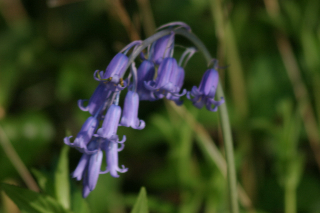
#> input picture Data/Images/10_11_s.bmp, 320 x 213 px
$ python -i ColorQuantization.py   (imports and definitions only)
#> lines starting #> are read from the running program, lines starting #| are printed output that depends on the picture
#> further down, picture is the input picture: shape (213, 320, 3); mean B, G, R 36.7, 66.6, 55.2
import cv2
import numpy as np
import pandas as pd


def kmeans_trans(img, K=10, attempts=10, epsilon=0.1, max_iter=10, lab=False):
    '''
    img: cv2.imread('path')
    '''
#> called with K = 10, attempts = 5, epsilon = 0.0005, max_iter = 200, lab = True
    if lab is True:
        img = cv2.cvtColor(img, cv2.COLOR_BGR2LAB)
#> img: shape (213, 320, 3); mean of channels 0, 1, 2 67.2, 118.4, 143.9
    Z = np.float32(img.reshape((-1, 3)))

    criteria = (cv2.TERM_CRITERIA_EPS + cv2.TERM_CRITERIA_MAX_ITER, max_iter, epsilon)
    K = K
    attempts = attempts
    ret, label, center = cv2.kmeans(Z, K , None, criteria, attempts, cv2.KMEANS_RANDOM_CENTERS)
#> ret = 7879827.1; center = [[55.08, 113.7, 150.4], [58.36, 138.7, 106.5], [74.81, 113, 154.9], [170.3, 143.9, 101.7], [37.26, 116.6, 144.3], [127.1, 114.3, 159.6], [96.98, 110.6, 160.2], [132.1, 145.5, 99.95], [95.09, 141.1, 104.4], [20.15, 120.8, 136.8]]

    center = np.uint8(center)
#> center = [[55, 113, 150], [58, 138, 106], [74, 113, 154], [170, 143, 101], [37, 116, 144], [127, 114, 159], [96, 110, 160], [132, 145, 99], [95, 141, 104], [20, 120, 136]]
    res = center[label.flatten()]
    res = res.reshape((img.shape))
#> res: shape (213, 320, 3); mean of channels 0, 1, 2 66.8, 117.9, 143.4
    if lab is True:
        res = cv2.cvtColor(res, cv2.COLOR_LAB2BGR)
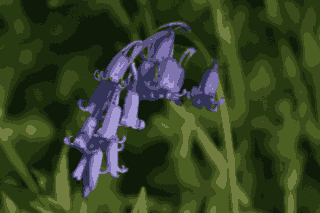
#> res: shape (213, 320, 3); mean B, G, R 37.9, 66.7, 54.1
    return res, label

def proportion_list(label):
    """
    input: a label list of an image after kmeans transformation
    return: a sorted color proportion list
    """
    return (np.sort(np.round(np.unique(label, return_counts=True)[1]/len(label), decimals=3))*100)[::-1]

def get_proportion_vector(img, K=10, attempts=5, epsilon=0.0005, max_iter=200, lab=True):
    res, label = kmeans_trans(img, K, attempts, epsilon, max_iter, lab)
    return proportion_list(label)

>>> import cv2
>>> picture = cv2.imread('../Data/Images/10_11_s.bmp')
>>> result = get_proportion_vector(picture)
#> result = [21.5, 17.4, 16.4, 13.6, 12.2, 5.3, 4, 4, 3.6, 1.9]

$ run again, on Data/Images/10_16_s.bmp
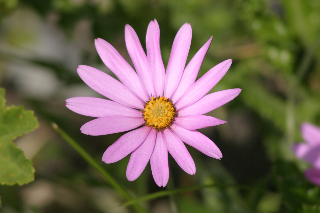
#> input picture Data/Images/10_16_s.bmp, 320 x 213 px
#> picture is the input picture: shape (213, 320, 3); mean B, G, R 81.7, 99.8, 110.9
#> img: shape (213, 320, 3); mean of channels 0, 1, 2 108, 128.9, 140.8
#> in kmeans_trans, `ret, label, center = cv2.kmeans(Z, K , None, criteria, attempts, cv2.K..`: ret = 10210411.2; center = [[116.8, 157, 114.8], [75.31, 120.9, 147.8], [52.04, 119.2, 145.6], [29.81, 122.4, 137.9], [118.9, 112.2, 165.6], [211.4, 158.7, 109.2], [174.2, 142.4, 190.6], [97.87, 118.1, 153.6], [182.1, 164.4, 107.1], [130.6, 126.9, 140.4]]
#> in kmeans_trans, `center = np.uint8(center)`: center = [[116, 156, 114], [75, 120, 147], [52, 119, 145], [29, 122, 137], [118, 112, 165], [211, 158, 109], [174, 142, 190], [97, 118, 153], [182, 164, 107], [130, 126, 140]]
#> in kmeans_trans, `res = cv2.cvtColor(res, cv2.COLOR_LAB2BGR)`:
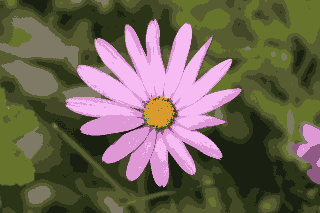
#> res: shape (213, 320, 3); mean B, G, R 82.6, 99.7, 109.6
#> result = [16.7, 16.1, 15.2, 12.3, 11.6, 9.3, 8.6, 7.5, 1.6, 1]

$ run again, on Data/Images/10_28_s.bmp
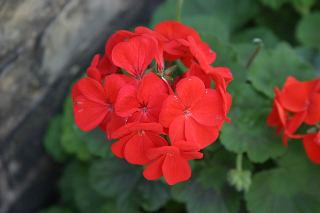
#> input picture Data/Images/10_28_s.bmp, 320 x 213 px
#> picture is the input picture: shape (213, 320, 3); mean B, G, R 55.8, 68.1, 105.5
#> img: shape (213, 320, 3); mean of channels 0, 1, 2 92, 138.9, 146.5
#> in kmeans_trans, `ret, label, center = cv2.kmeans(Z, K , None, criteria, attempts, cv2.K..`: ret = 8953903.6; center = [[57.76, 119.1, 134.4], [30.88, 122.1, 132], [138.7, 197.6, 170.8], [79.96, 110.3, 142.6], [90.62, 126.7, 128.6], [106.5, 106.9, 144.1], [121.8, 194.2, 173.1], [101.8, 187.2, 170.7], [78.46, 168.1, 158.6], [130.6, 126.1, 130.6]]
#> in kmeans_trans, `center = np.uint8(center)`: center = [[57, 119, 134], [30, 122, 131], [138, 197, 170], [79, 110, 142], [90, 126, 128], [106, 106, 144], [121, 194, 173], [101, 187, 170], [78, 168, 158], [130, 126, 130]]
#> in kmeans_trans, `res = cv2.cvtColor(res, cv2.COLOR_LAB2BGR)`:
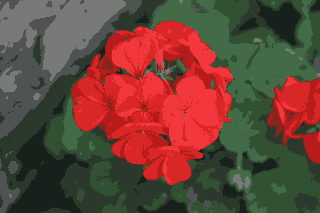
#> res: shape (213, 320, 3); mean B, G, R 56, 68, 104.2
#> result = [17.7, 15.5, 12.5, 12, 9.2, 8.5, 8.4, 8.2, 6, 1.9]

$ run again, on Data/Images/12_14_s.bmp
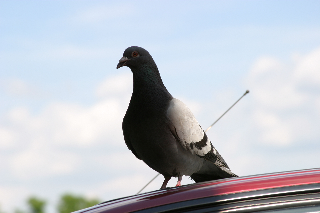
#> input picture Data/Images/12_14_s.bmp, 320 x 213 px
#> picture is the input picture: shape (213, 320, 3); mean B, G, R 203.2, 195, 190.3
#> img: shape (213, 320, 3); mean of channels 0, 1, 2 197.9, 128.3, 123.6
#> in kmeans_trans, `ret, label, center = cv2.kmeans(Z, K , None, criteria, attempts, cv2.K..`: ret = 3788257.3; center = [[44.42, 129, 128.3], [71.05, 135.3, 127], [114.4, 127.2, 133.4], [240.6, 128.7, 127.7], [15, 127.8, 129.9], [226, 126, 115.3], [231.8, 127.2, 122.5], [191.7, 131, 130.6], [151.4, 127.3, 133.6], [133.8, 171, 142.1]]
#> in kmeans_trans, `center = np.uint8(center)`: center = [[44, 128, 128], [71, 135, 127], [114, 127, 133], [240, 128, 127], [14, 127, 129], [226, 125, 115], [231, 127, 122], [191, 130, 130], [151, 127, 133], [133, 170, 142]]
#> in kmeans_trans, `res = cv2.cvtColor(res, cv2.COLOR_LAB2BGR)`:
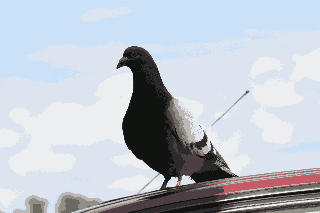
#> res: shape (213, 320, 3); mean B, G, R 203.6, 194.9, 188.4
#> result = [36.6, 23, 18, 6.9, 3.6, 3.5, 2.4, 2.4, 2.3, 1.4]
